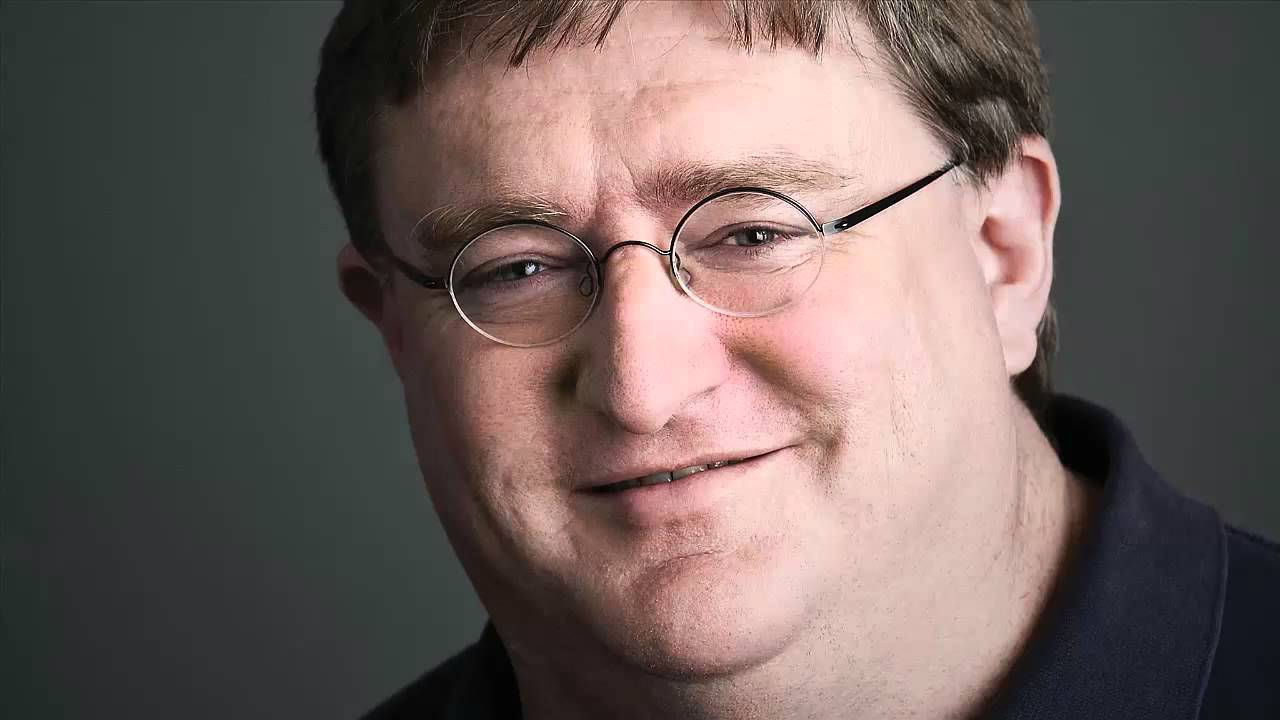
//> input picture prj/gaben.jpg, 1280 x 720 px, given in place of the camera
$ ./main   (built with g++ and OpenCV 4)
//> lines starting //> are read from the running program, lines starting //| are printed output that depends on the picture
#include "stdafx.h"
#include "opencv2/objdetect.hpp"
#include "opencv2/videoio.hpp"
#include "opencv2/highgui.hpp"
#include "opencv2/imgproc.hpp"
#include "Config.h"
#include <iostream>
#include <stdio.h>
#include <ctime>

using namespace std;
using namespace cv;

/** Function Headers */
void detectAndDisplay(Mat& frame);
// [61 lines left out: function GammaCorrection, not called in this run]
/** Global variables */
String face_cascade_name, eyes_cascade_name, smile_cascade_name;
CascadeClassifier face_cascade;
CascadeClassifier eyes_cascade;
CascadeClassifier smile_cascade;
String window_name = "Capture - Face detection";

// [25 lines left out: function MovingAverage, not called in this run]
Mat equalizeIntensity(Mat& inputImage)
{
	GaussianBlur(inputImage, inputImage, Size(51,51), 31,31);

	return inputImage;
}
void ApplyFilter(Mat& frame)
{
	equalizeIntensity(frame);
	//cv::transform(frame, frame, kern);
}
/** @function main */
int main(int argc, const char** argv)
{
	face_cascade_name = "../data/haarcascades/haarcascade_frontalface_alt.xml";
	eyes_cascade_name ="../data/haarcascades/haarcascade_eye_tree_eyeglasses.xml";
	smile_cascade_name ="../data/haarcascades/haarcascade_smile.xml";
	VideoCapture capture(0);
	Mat frame;

	//-- 1. Load the cascades
	if (!face_cascade.load(face_cascade_name)){ printf("--(!)Error loading face cascade\n"); return -1; };
	if (!eyes_cascade.load(eyes_cascade_name)){ printf("--(!)Error loading eyes cascade\n"); return -1; };
	if (!smile_cascade.load(smile_cascade_name)) { printf("--(!)Error loading eyes cascade\n"); return -1; };

	//-- 2. Read the video stream
	TickMeter tm;

	while (true)
	{
#if defined(SHOW_FPS)
		tm.stop();
		tm.start();
#endif
		capture.read(frame);
//> frame is the input picture: 720 rows x 1280 cols, CV_8UC3; mean B, G, R 91, 94.4, 108.1
#if defined(SHOW_FPS)
		if (tm.getCounter() > 0)
		{
			//print framerate
			cv::putText(frame, cv::format("Average FPS=%d", cvRound(tm.getCounter() / tm.getTimeSec())), cv::Point(30, 30), cv::FONT_HERSHEY_SIMPLEX, 0.8, cv::Scalar(0, 0, 255));
		}
#endif
		detectAndDisplay(frame);
		//-- Show what you got
		ApplyFilter(frame);
		imshow(window_name, frame);
		char c = (char)waitKey(1);
		if (c == 27) { break; } // escape
	}
	return 0;
}

/** @function detectAndDisplay */
void detectAndDisplay(Mat& frame)
{
	std::vector<Rect> faces;
	Mat frame_gray;

	cvtColor(frame, frame_gray, COLOR_BGR2GRAY);
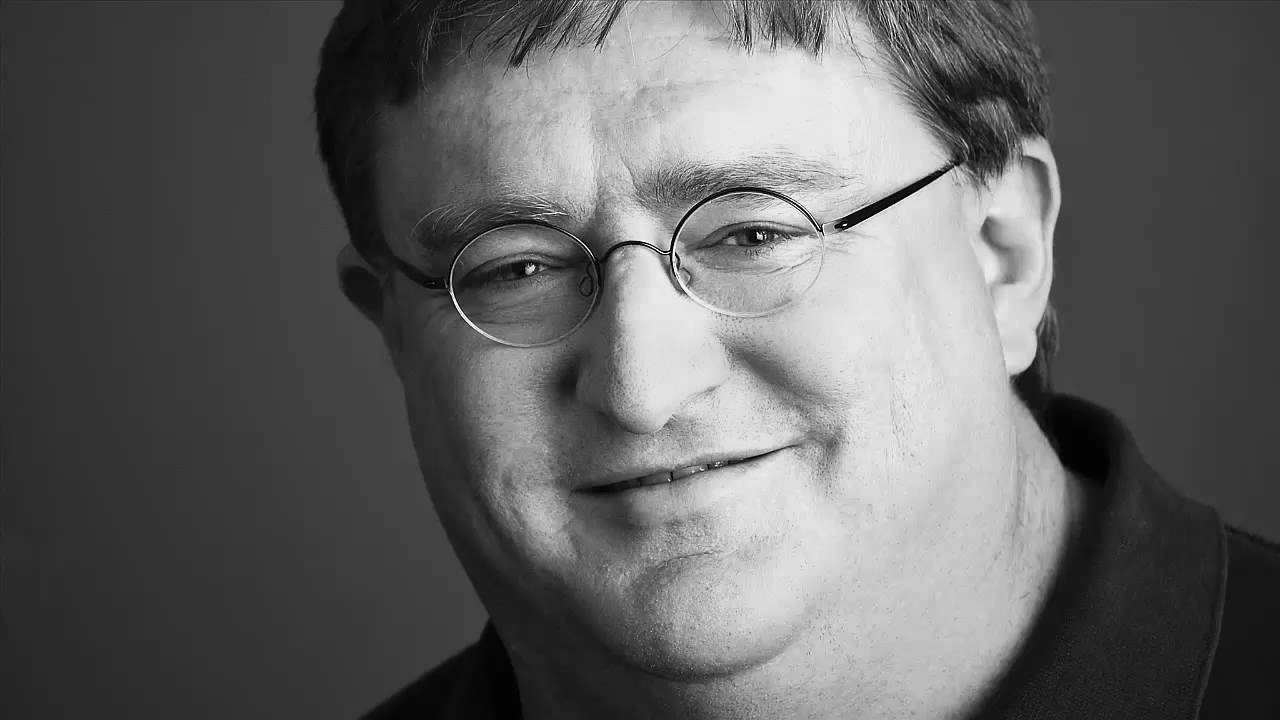
//> frame_gray: 720 rows x 1280 cols, CV_8UC1; min 0, max 254, mean 98.2
	equalizeHist(frame_gray, frame_gray);
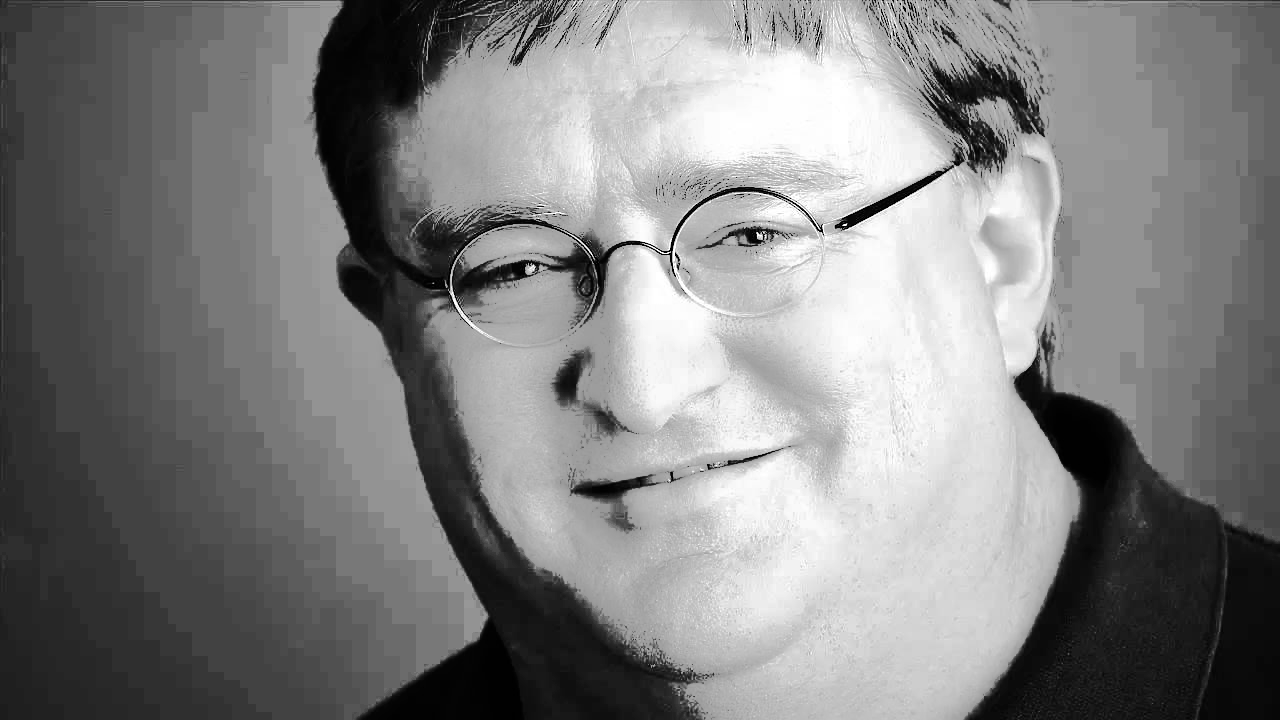
//> frame_gray: 720 rows x 1280 cols, CV_8UC1; min 0, max 255, mean 129.4

	//-- Detect faces
	face_cascade.detectMultiScale(frame_gray, faces, 1.1, 2, 0 | CASCADE_SCALE_IMAGE, Size(30, 30));
//> faces = 1 Rect (x, y, width, height): [352, 31, 587, 587]

	for (size_t i = 0; i < faces.size(); i++)
	{
		//Point center(faces[i].x + faces[i].width / 2, faces[i].y + faces[i].height / 2);
		//ellipse(frame, center, Size(faces[i].width / 2, faces[i].height / 2), 0, 0, 360, Scalar(255, 0, 255), 4, 8, 0);

		Mat faceROI = frame_gray(faces[i]);
		std::vector<Rect> eyes;

		//-- In each face, detect eyes
		eyes_cascade.detectMultiScale(faceROI, eyes, 1.1, 2, 0 | CASCADE_SCALE_IMAGE, Size(30, 30));

		for (size_t j = 0; j < eyes.size(); j++)
		{
			Point eye_center(faces[i].x + eyes[j].x + eyes[j].width / 2, faces[i].y + eyes[j].y + eyes[j].height / 2);
			int radius = cvRound((eyes[j].width + eyes[j].height)*0.25);
			circle(frame, eye_center, radius, Scalar(255, 0, 0), 4, 8, 0);
			cv::Vec3b pixelColor(255, 0, 0);
		}
	}
//> this loop made 1 pass
//> pass 1, in detectAndDisplay, `Mat faceROI = frame_gray(faces[i]);`:
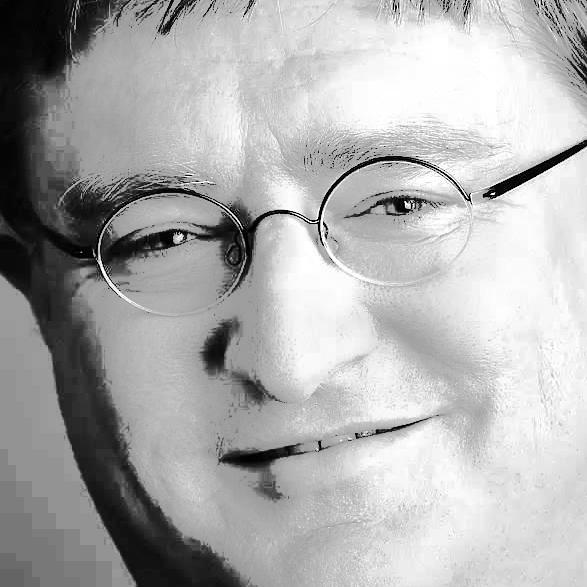
//> faceROI: 587 rows x 587 cols, CV_8UC1; min 0, max 255, mean 173.5
//> in equalizeIntensity, `GaussianBlur(inputImage, inputImage, Size(51,51), 31,31);`:
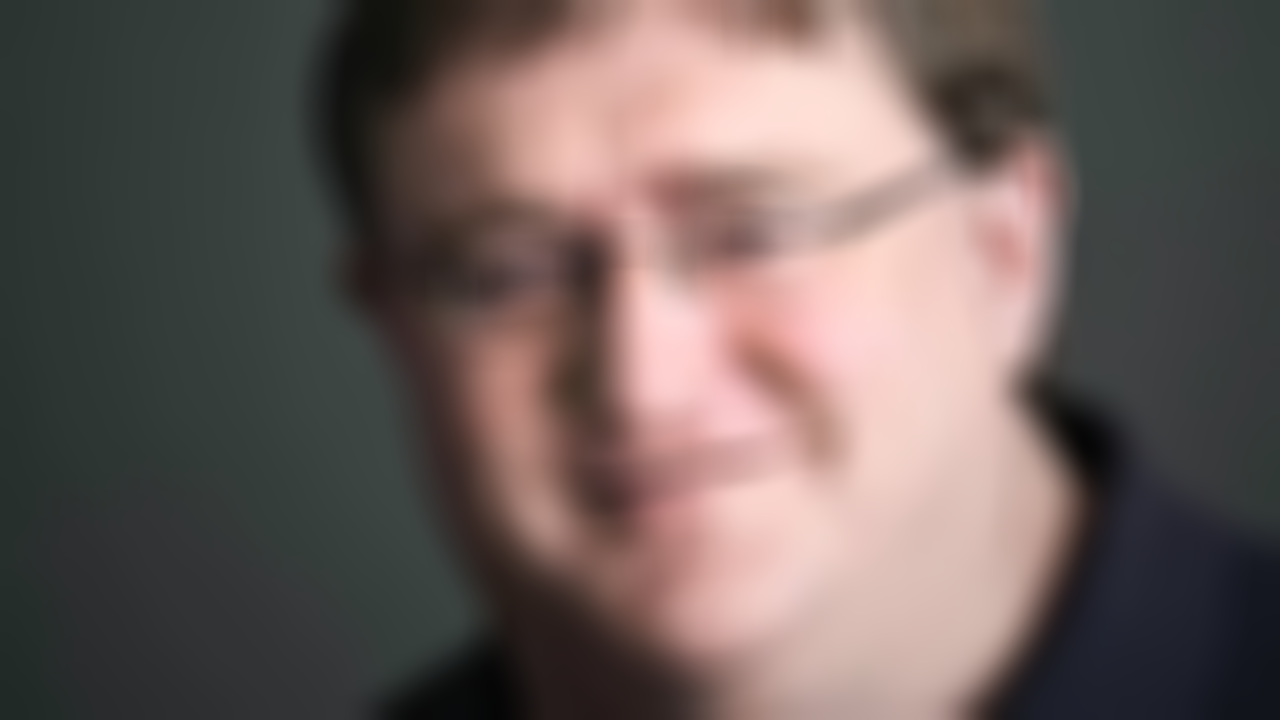
//> inputImage: 720 rows x 1280 cols, CV_8UC3; mean B, G, R 91, 94.4, 108.1
//> the Esc key is pressed
}
